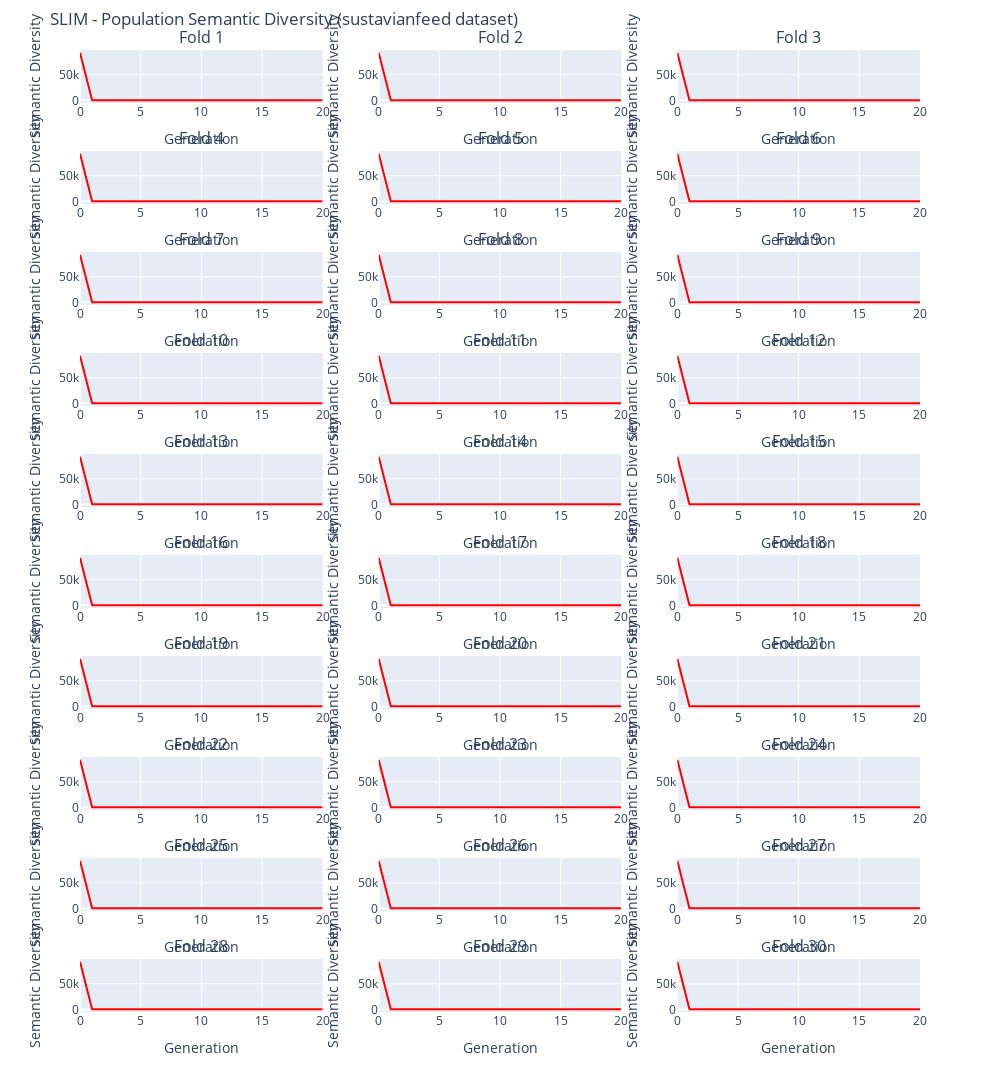

Notebook code for this chart:
### Markdown cell above
Fitness diversity drops almost imeadiatley to close to zero as soon as the model starts iterating. This means that our model is learning too fast, pending heavily towards explotation and neglecting exploration. All solutions are similar meaning the we are facing early convergence.

### Code cell
plot_population_semantic_diversity_logs(
    model_name='SLIM',
    n_folds=n_outer_cv,
    dataset_name='sustavianfeed'
)

### Figure 1 — Plotly figure (JSON) as saved in the notebook; plotly's stock layout.template omitted (floating-point values rounded to 4 significant figures)
{"data": [{"line": {"color": "red"}, "mode": "lines", "name": "Fold 1", "showlegend": false, "type": "scatter", "xaxis": "x", "y": [91950.0, 326.5, 104.9, 166.9, 280.1, 343.3, 387.3, 291.3, 265.2, 218.6, 279.7, 224.0, 256.8, 228.7, 207.6, 227.9, 230.0, 267.1, 260.2, 222.8, 221.9], "yaxis": "y"}, {"line": {"color": "red"}, "mode": "lines", "name": "Fold 2", "showlegend": false, "type": "scatter", "xaxis": "x2", "y": [93040.0, 327.7, 104.9, 167.1, 280.7, 344.1, 388.3, 292.2, 266.2, 219.2, 287.6, 242.5, 217.7, 197.2, 207.7, 175.3, 163.8, 199.2, 176.7, 205.3, 170.4], "yaxis": "y2"}, {"line": {"color": "red"}, "mode": "lines", "name": "Fold 3", "showlegend": false, "type": "scatter", "xaxis": "x3", "y": [93240.0, 326.5, 104.7, 166.7, 288.9, 371.2, 361.9, 280.0, 276.7, 239.2, 255.8, 215.7, 289.3, 205.7, 287.0, 215.0, 252.6, 235.5, 293.0, 238.7, 262.8], "yaxis": "y3"}, {"line": {"color": "red"}, "mode": "lines", "name": "Fold 4", "showlegend": false, "type": "scatter", "xaxis": "x4", "y": [93240.0, 327.9, 105.0, 167.3, 280.5, 343.6, 387.2, 290.7, 264.4, 216.0, 274.1, 223.6, 210.9, 212.6, 225.4, 200.7, 240.0, 289.9, 290.6, 238.5, 264.4], "yaxis": "y4"}, {"line": {"color": "red"}, "mode": "lines", "name": "Fold 5", "showlegend": false, "type": "scatter", "xaxis": "x5", "y": [92920.0, 323.8, 104.7, 166.8, 280.0, 343.2, 386.9, 290.7, 265.0, 218.4, 282.2, 226.1, 257.0, 228.8, 207.8, 228.0, 231.0, 227.2, 198.9, 237.6, 208.6], "yaxis": "y5"}, {"line": {"color": "red"}, "mode": "lines", "name": "Fold 6", "showlegend": false, "type": "scatter", "xaxis": "x6", "y": [93040.0, 327.7, 104.8, 166.9, 280.2, 343.5, 387.5, 291.4, 265.7, 218.8, 282.5, 224.1, 257.3, 229.1, 208.0, 228.1, 230.2, 267.7, 260.4, 223.0, 223.2], "yaxis": "y6"}, {"line": {"color": "red"}, "mode": "lines", "name": "Fold 7", "showlegend": false, "type": "scatter", "xaxis": "x7", "y": [93410.0, 278.3, 168.5, 158.1, 226.5, 344.6, 358.5, 307.0, 300.3, 280.5, 278.6, 311.8, 212.8, 272.4, 239.1, 263.3, 295.9, 242.9, 212.9, 289.8, 213.9], "yaxis": "y7"}, {"line": {"color": "red"}, "mode": "lines", "name": "Fold 8", "showlegend": false, "type": "scatter", "xaxis": "x8", "y": [93240.0, 329.0, 105.5, 168.0, 281.8, 345.4, 389.5, 292.9, 266.6, 219.7, 275.9, 229.0, 258.3, 229.4, 229.5, 239.9, 241.6, 213.8, 235.0, 253.4, 263.5], "yaxis": "y8"}, {"line": {"color": "red"}, "mode": "lines", "name": "Fold 9", "showlegend": false, "type": "scatter", "xaxis": "x9", "y": [93380.0, 329.2, 105.5, 168.0, 281.9, 345.5, 389.6, 292.7, 266.5, 219.6, 281.3, 225.1, 258.4, 229.9, 208.7, 229.2, 231.3, 268.8, 261.6, 224.1, 224.2], "yaxis": "y9"}, {"line": {"color": "red"}, "mode": "lines", "name": "Fold 10", "showlegend": false, "type": "scatter", "xaxis": "x10", "y": [93160.0, 328.8, 105.4, 167.8, 281.3, 344.6, 388.4, 291.7, 265.6, 217.0, 275.2, 224.7, 211.9, 213.5, 226.4, 199.6, 232.7, 222.7, 253.4, 253.4, 239.8], "yaxis": "y10"}, {"line": {"color": "red"}, "mode": "lines", "name": "Fold 11", "showlegend": false, "type": "scatter", "xaxis": "x11", "y": [93390.0, 329.1, 105.4, 167.9, 281.7, 345.2, 389.3, 292.7, 266.5, 219.6, 275.7, 228.8, 220.2, 225.9, 235.7, 191.6, 225.7, 222.9, 280.8, 217.6, 224.4], "yaxis": "y11"}, {"line": {"color": "red"}, "mode": "lines", "name": "Fold 12", "showlegend": false, "type": "scatter", "xaxis": "x12", "y": [93260.0, 329.0, 105.4, 167.8, 281.7, 345.3, 389.5, 293.0, 266.9, 219.8, 281.4, 225.2, 258.4, 229.5, 229.2, 240.1, 232.2, 237.3, 234.0, 262.7, 235.9], "yaxis": "y12"}, {"line": {"color": "red"}, "mode": "lines", "name": "Fold 13", "showlegend": false, "type": "scatter", "xaxis": "x13", "y": [93380.0, 329.1, 105.5, 168.0, 281.8, 345.4, 389.3, 292.6, 266.3, 219.4, 275.6, 228.8, 220.1, 224.4, 235.6, 191.5, 225.6, 222.8, 280.6, 217.5, 224.4], "yaxis": "y13"}, {"line": {"color": "red"}, "mode": "lines", "name": "Fold 14", "showlegend": false, "type": "scatter", "xaxis": "x14", "y": [93140.0, 328.9, 105.5, 167.9, 281.8, 345.3, 389.4, 292.8, 266.5, 219.7, 275.8, 229.0, 258.2, 229.3, 229.5, 239.9, 242.1, 233.3, 254.1, 227.2, 231.2], "yaxis": "y14"}, {"line": {"color": "red"}, "mode": "lines", "name": "Fold 15", "showlegend": false, "type": "scatter", "xaxis": "x15", "y": [93620.0, 328.4, 105.5, 168.0, 281.8, 345.3, 389.2, 292.4, 266.1, 219.4, 275.5, 228.8, 220.0, 225.7, 235.6, 191.4, 225.5, 222.6, 279.6, 229.9, 231.6], "yaxis": "y15"}, {"line": {"color": "red"}, "mode": "lines", "name": "Fold 16", "showlegend": false, "type": "scatter", "xaxis": "x16", "y": [93030.0, 328.8, 105.3, 167.6, 281.3, 344.8, 388.8, 292.4, 266.4, 219.5, 260.1, 208.3, 220.8, 225.9, 259.1, 212.4, 268.2, 228.4, 248.2, 217.5, 220.5], "yaxis": "y16"}, {"line": {"color": "red"}, "mode": "lines", "name": "Fold 17", "showlegend": false, "type": "scatter", "xaxis": "x17", "y": [93430.0, 327.6, 105.5, 168.0, 281.9, 345.5, 389.6, 292.7, 266.4, 219.6, 275.8, 228.9, 220.3, 224.5, 235.8, 191.7, 225.8, 222.9, 279.9, 230.1, 231.9], "yaxis": "y17"}, {"line": {"color": "red"}, "mode": "lines", "name": "Fold 18", "showlegend": false, "type": "scatter", "xaxis": "x18", "y": [93130.0, 328.0, 104.6, 170.2, 276.3, 396.1, 392.1, 323.4, 195.5, 233.9, 174.3, 211.6, 168.9, 204.0, 166.9, 221.1, 166.5, 231.1, 207.8, 237.4, 177.9], "yaxis": "y18"}, {"line": {"color": "red"}, "mode": "lines", "name": "Fold 19", "showlegend": false, "type": "scatter", "xaxis": "x19", "y": [93480.0, 329.2, 105.5, 167.9, 281.9, 345.6, 389.8, 293.1, 266.9, 219.9, 281.5, 225.2, 258.5, 229.6, 229.3, 240.1, 232.3, 237.4, 234.0, 262.7, 235.8], "yaxis": "y19"}, {"line": {"color": "red"}, "mode": "lines", "name": "Fold 20", "showlegend": false, "type": "scatter", "xaxis": "x20", "y": [93650.0, 329.6, 105.7, 168.4, 282.7, 346.5, 390.8, 293.8, 267.3, 220.3, 282.0, 225.0, 261.0, 239.8, 221.5, 239.0, 229.8, 239.7, 235.6, 200.7, 163.5], "yaxis": "y20"}, {"line": {"color": "red"}, "mode": "lines", "name": "Fold 21", "showlegend": false, "type": "scatter", "xaxis": "x21", "y": [93220.0, 329.1, 105.6, 168.1, 282.2, 346.0, 390.3, 293.6, 267.3, 220.2, 281.8, 225.1, 260.7, 239.5, 221.2, 219.4, 235.1, 249.4, 248.3, 259.8, 239.4], "yaxis": "y21"}, {"line": {"color": "red"}, "mode": "lines", "name": "Fold 22", "showlegend": false, "type": "scatter", "xaxis": "x22", "y": [93350.0, 329.2, 105.6, 168.1, 282.1, 345.7, 389.8, 292.6, 266.1, 219.5, 281.2, 225.0, 258.2, 229.4, 229.1, 239.9, 232.1, 237.6, 234.0, 259.5, 235.0], "yaxis": "y22"}, {"line": {"color": "red"}, "mode": "lines", "name": "Fold 23", "showlegend": false, "type": "scatter", "xaxis": "x23", "y": [92590.0, 328.2, 105.3, 167.6, 281.2, 344.5, 388.4, 292.0, 266.0, 219.2, 275.3, 228.6, 219.7, 225.6, 235.2, 192.0, 227.2, 226.2, 260.6, 236.7, 226.1], "yaxis": "y23"}, {"line": {"color": "red"}, "mode": "lines", "name": "Fold 24", "showlegend": false, "type": "scatter", "xaxis": "x24", "y": [92920.0, 328.6, 105.4, 167.8, 281.7, 345.2, 389.3, 292.8, 266.6, 219.7, 275.8, 228.9, 258.2, 229.3, 229.4, 239.9, 242.0, 233.2, 254.0, 227.2, 231.1], "yaxis": "y24"}, {"line": {"color": "red"}, "mode": "lines", "name": "Fold 25", "showlegend": false, "type": "scatter", "xaxis": "x25", "y": [93170.0, 328.8, 105.5, 167.9, 281.8, 345.3, 389.3, 292.6, 266.3, 219.5, 275.7, 228.8, 220.1, 224.5, 235.8, 191.6, 225.7, 222.9, 280.9, 217.6, 225.4], "yaxis": "y25"}, {"line": {"color": "red"}, "mode": "lines", "name": "Fold 26", "showlegend": false, "type": "scatter", "xaxis": "x26", "y": [93470.0, 329.2, 105.5, 168.0, 281.9, 345.5, 389.6, 292.9, 266.6, 219.7, 275.8, 229.0, 220.3, 224.6, 235.8, 191.7, 225.8, 223.0, 281.0, 217.7, 225.5], "yaxis": "y26"}, {"line": {"color": "red"}, "mode": "lines", "name": "Fold 27", "showlegend": false, "type": "scatter", "xaxis": "x27", "y": [93390.0, 327.6, 105.5, 168.0, 281.9, 345.4, 389.5, 292.7, 266.4, 219.6, 275.7, 229.0, 220.2, 224.5, 235.8, 191.6, 225.8, 222.9, 280.9, 217.7, 225.5], "yaxis": "y27"}, {"line": {"color": "red"}, "mode": "lines", "name": "Fold 28", "showlegend": false, "type": "scatter", "xaxis": "x28", "y": [92590.0, 328.2, 105.3, 167.6, 281.2, 344.6, 388.6, 292.1, 266.0, 219.3, 275.4, 228.6, 219.8, 225.7, 235.4, 191.4, 226.8, 226.5, 260.7, 236.9, 225.9], "yaxis": "y28"}, {"line": {"color": "red"}, "mode": "lines", "name": "Fold 29", "showlegend": false, "type": "scatter", "xaxis": "x29", "y": [93140.0, 328.9, 105.5, 168.0, 281.6, 344.9, 388.6, 291.6, 265.2, 216.9, 275.1, 224.6, 211.8, 213.5, 226.4, 199.5, 232.6, 222.6, 253.3, 251.2, 239.6], "yaxis": "y29"}, {"line": {"color": "red"}, "mode": "lines", "name": "Fold 30", "showlegend": false, "type": "scatter", "xaxis": "x30", "y": [93280.0, 329.1, 105.6, 168.0, 282.0, 345.7, 389.9, 293.1, 266.8, 219.9, 281.4, 225.3, 258.4, 229.5, 229.2, 240.0, 231.6, 250.1, 243.5, 241.4, 207.6], "yaxis": "y30"}], "layout": {"annotations": [{"font": {"size": 16}, "showarrow": false, "text": "Fold 1", "x": 0.1444, "xanchor": "center", "xref": "paper", "y": 1, "yanchor": "bottom", "yref": "paper"}, {"font": {"size": 16}, "showarrow": false, "text": "Fold 2", "x": 0.5, "xanchor": "center", "xref": "paper", "y": 1, "yanchor": "bottom", "yref": "paper"}, {"font": {"size": 16}, "showarrow": false, "text": "Fold 3", "x": 0.8556, "xanchor": "center", "xref": "paper", "y": 1, "yanchor": "bottom", "yref": "paper"}, {"font": {"size": 16}, "showarrow": false, "text": "Fold 4", "x": 0.1444, "xanchor": "center", "xref": "paper", "y": 0.895, "yanchor": "bottom", "yref": "paper"}, {"font": {"size": 16}, "showarrow": false, "text": "Fold 5", "x": 0.5, "xanchor": "center", "xref": "paper", "y": 0.895, "yanchor": "bottom", "yref": "paper"}, {"font": {"size": 16}, "showarrow": false, "text": "Fold 6", "x": 0.8556, "xanchor": "center", "xref": "paper", "y": 0.895, "yanchor": "bottom", "yref": "paper"}, {"font": {"size": 16}, "showarrow": false, "text": "Fold 7", "x": 0.1444, "xanchor": "center", "xref": "paper", "y": 0.79, "yanchor": "bottom", "yref": "paper"}, {"font": {"size": 16}, "showarrow": false, "text": "Fold 8", "x": 0.5, "xanchor": "center", "xref": "paper", "y": 0.79, "yanchor": "bottom", "yref": "paper"}, {"font": {"size": 16}, "showarrow": false, "text": "Fold 9", "x": 0.8556, "xanchor": "center", "xref": "paper", "y": 0.79, "yanchor": "bottom", "yref": "paper"}, {"font": {"size": 16}, "showarrow": false, "text": "Fold 10", "x": 0.1444, "xanchor": "center", "xref": "paper", "y": 0.685, "yanchor": "bottom", "yref": "paper"}, {"font": {"size": 16}, "showarrow": false, "text": "Fold 11", "x": 0.5, "xanchor": "center", "xref": "paper", "y": 0.685, "yanchor": "bottom", "yref": "paper"}, {"font": {"size": 16}, "showarrow": false, "text": "Fold 12", "x": 0.8556, "xanchor": "center", "xref": "paper", "y": 0.685, "yanchor": "bottom", "yref": "paper"}, {"font": {"size": 16}, "showarrow": false, "text": "Fold 13", "x": 0.1444, "xanchor": "center", "xref": "paper", "y": 0.58, "yanchor": "bottom", "yref": "paper"}, {"font": {"size": 16}, "showarrow": false, "text": "Fold 14", "x": 0.5, "xanchor": "center", "xref": "paper", "y": 0.58, "yanchor": "bottom", "yref": "paper"}, {"font": {"size": 16}, "showarrow": false, "text": "Fold 15", "x": 0.8556, "xanchor": "center", "xref": "paper", "y": 0.58, "yanchor": "bottom", "yref": "paper"}, {"font": {"size": 16}, "showarrow": false, "text": "Fold 16", "x": 0.1444, "xanchor": "center", "xref": "paper", "y": 0.475, "yanchor": "bottom", "yref": "paper"}, {"font": {"size": 16}, "showarrow": false, "text": "Fold 17", "x": 0.5, "xanchor": "center", "xref": "paper", "y": 0.475, "yanchor": "bottom", "yref": "paper"}, {"font": {"size": 16}, "showarrow": false, "text": "Fold 18", "x": 0.8556, "xanchor": "center", "xref": "paper", "y": 0.475, "yanchor": "bottom", "yref": "paper"}, {"font": {"size": 16}, "showarrow": false, "text": "Fold 19", "x": 0.1444, "xanchor": "center", "xref": "paper", "y": 0.37, "yanchor": "bottom", "yref": "paper"}, {"font": {"size": 16}, "showarrow": false, "text": "Fold 20", "x": 0.5, "xanchor": "center", "xref": "paper", "y": 0.37, "yanchor": "bottom", "yref": "paper"}, {"font": {"size": 16}, "showarrow": false, "text": "Fold 21", "x": 0.8556, "xanchor": "center", "xref": "paper", "y": 0.37, "yanchor": "bottom", "yref": "paper"}, {"font": {"size": 16}, "showarrow": false, "text": "Fold 22", "x": 0.1444, "xanchor": "center", "xref": "paper", "y": 0.265, "yanchor": "bottom", "yref": "paper"}, {"font": {"size": 16}, "showarrow": false, "text": "Fold 23", "x": 0.5, "xanchor": "center", "xref": "paper", "y": 0.265, "yanchor": "bottom", "yref": "paper"}, {"font": {"size": 16}, "showarrow": false, "text": "Fold 24", "x": 0.8556, "xanchor": "center", "xref": "paper", "y": 0.265, "yanchor": "bottom", "yref": "paper"}, {"font": {"size": 16}, "showarrow": false, "text": "Fold 25", "x": 0.1444, "xanchor": "center", "xref": "paper", "y": 0.16, "yanchor": "bottom", "yref": "paper"}, {"font": {"size": 16}, "showarrow": false, "text": "Fold 26", "x": 0.5, "xanchor": "center", "xref": "paper", "y": 0.16, "yanchor": "bottom", "yref": "paper"}, {"font": {"size": 16}, "showarrow": false, "text": "Fold 27", "x": 0.8556, "xanchor": "center", "xref": "paper", "y": 0.16, "yanchor": "bottom", "yref": "paper"}, {"font": {"size": 16}, "showarrow": false, "text": "Fold 28", "x": 0.1444, "xanchor": "center", "xref": "paper", "y": 0.055, "yanchor": "bottom", "yref": "paper"}, {"font": {"size": 16}, "showarrow": false, "text": "Fold 29", "x": 0.5, "xanchor": "center", "xref": "paper", "y": 0.055, "yanchor": "bottom", "yref": "paper"}, {"font": {"size": 16}, "showarrow": false, "text": "Fold 30", "x": 0.8556, "xanchor": "center", "xref": "paper", "y": 0.055, "yanchor": "bottom", "yref": "paper"}], "height": 4000, "margin": {"t": 50}, "title": {"text": "SLIM - Population Semantic Diversity (sustavianfeed dataset)"}, "width": 1000, "xaxis": {"anchor": "y", "domain": [0, 0.2889], "title": {"text": "Generation"}}, "xaxis10": {"anchor": "y10", "domain": [0, 0.2889], "title": {"text": "Generation"}}, "xaxis11": {"anchor": "y11", "domain": [0.3556, 0.6444], "title": {"text": "Generation"}}, "xaxis12": {"anchor": "y12", "domain": [0.7111, 1], "title": {"text": "Generation"}}, "xaxis13": {"anchor": "y13", "domain": [0, 0.2889], "title": {"text": "Generation"}}, "xaxis14": {"anchor": "y14", "domain": [0.3556, 0.6444], "title": {"text": "Generation"}}, "xaxis15": {"anchor": "y15", "domain": [0.7111, 1], "title": {"text": "Generation"}}, "xaxis16": {"anchor": "y16", "domain": [0, 0.2889], "title": {"text": "Generation"}}, "xaxis17": {"anchor": "y17", "domain": [0.3556, 0.6444], "title": {"text": "Generation"}}, "xaxis18": {"anchor": "y18", "domain": [0.7111, 1], "title": {"text": "Generation"}}, "xaxis19": {"anchor": "y19", "domain": [0, 0.2889], "title": {"text": "Generation"}}, "xaxis2": {"anchor": "y2", "domain": [0.3556, 0.6444], "title": {"text": "Generation"}}, "xaxis20": {"anchor": "y20", "domain": [0.3556, 0.6444], "title": {"text": "Generation"}}, "xaxis21": {"anchor": "y21", "domain": [0.7111, 1], "title": {"text": "Generation"}}, "xaxis22": {"anchor": "y22", "domain": [0, 0.2889], "title": {"text": "Generation"}}, "xaxis23": {"anchor": "y23", "domain": [0.3556, 0.6444], "title": {"text": "Generation"}}, "xaxis24": {"anchor": "y24", "domain": [0.7111, 1], "title": {"text": "Generation"}}, "xaxis25": {"anchor": "y25", "domain": [0, 0.2889], "title": {"text": "Generation"}}, "xaxis26": {"anchor": "y26", "domain": [0.3556, 0.6444], "title": {"text": "Generation"}}, "xaxis27": {"anchor": "y27", "domain": [0.7111, 1], "title": {"text": "Generation"}}, "xaxis28": {"anchor": "y28", "domain": [0, 0.2889], "title": {"text": "Generation"}}, "xaxis29": {"anchor": "y29", "domain": [0.3556, 0.6444], "title": {"text": "Generation"}}, "xaxis3": {"anchor": "y3", "domain": [0.7111, 1], "title": {"text": "Generation"}}, "xaxis30": {"anchor": "y30", "domain": [0.7111, 1], "title": {"text": "Generation"}}, "xaxis4": {"anchor": "y4", "domain": [0, 0.2889], "title": {"text": "Generation"}}, "xaxis5": {"anchor": "y5", "domain": [0.3556, 0.6444], "title": {"text": "Generation"}}, "xaxis6": {"anchor": "y6", "domain": [0.7111, 1], "title": {"text": "Generation"}}, "xaxis7": {"anchor": "y7", "domain": [0, 0.2889], "title": {"text": "Generation"}}, "xaxis8": {"anchor": "y8", "domain": [0.3556, 0.6444], "title": {"text": "Generation"}}, "xaxis9": {"anchor": "y9", "domain": [0.7111, 1], "title": {"text": "Generation"}}, "yaxis": {"anchor": "x", "domain": [0.945, 1], "range": [0, null], "title": {"text": "Semantic Diversity"}}, "yaxis10": {"anchor": "x10", "domain": [0.63, 0.685], "range": [0, null], "title": {"text": "Semantic Diversity"}}, "yaxis11": {"anchor": "x11", "domain": [0.63, 0.685], "range": [0, null], "title": {"text": "Semantic Diversity"}}, "yaxis12": {"anchor": "x12", "domain": [0.63, 0.685], "range": [0, null], "title": {"text": "Semantic Diversity"}}, "yaxis13": {"anchor": "x13", "domain": [0.525, 0.58], "range": [0, null], "title": {"text": "Semantic Diversity"}}, "yaxis14": {"anchor": "x14", "domain": [0.525, 0.58], "range": [0, null], "title": {"text": "Semantic Diversity"}}, "yaxis15": {"anchor": "x15", "domain": [0.525, 0.58], "range": [0, null], "title": {"text": "Semantic Diversity"}}, "yaxis16": {"anchor": "x16", "domain": [0.42, 0.475], "range": [0, null], "title": {"text": "Semantic Diversity"}}, "yaxis17": {"anchor": "x17", "domain": [0.42, 0.475], "range": [0, null], "title": {"text": "Semantic Diversity"}}, "yaxis18": {"anchor": "x18", "domain": [0.42, 0.475], "range": [0, null], "title": {"text": "Semantic Diversity"}}, "yaxis19": {"anchor": "x19", "domain": [0.315, 0.37], "range": [0, null], "title": {"text": "Semantic Diversity"}}, "yaxis2": {"anchor": "x2", "domain": [0.945, 1], "range": [0, null], "title": {"text": "Semantic Diversity"}}, "yaxis20": {"anchor": "x20", "domain": [0.315, 0.37], "range": [0, null], "title": {"text": "Semantic Diversity"}}, "yaxis21": {"anchor": "x21", "domain": [0.315, 0.37], "range": [0, null], "title": {"text": "Semantic Diversity"}}, "yaxis22": {"anchor": "x22", "domain": [0.21, 0.265], "range": [0, null], "title": {"text": "Semantic Diversity"}}, "yaxis23": {"anchor": "x23", "domain": [0.21, 0.265], "range": [0, null], "title": {"text": "Semantic Diversity"}}, "yaxis24": {"anchor": "x24", "domain": [0.21, 0.265], "range": [0, null], "title": {"text": "Semantic Diversity"}}, "yaxis25": {"anchor": "x25", "domain": [0.105, 0.16], "range": [0, null], "title": {"text": "Semantic Diversity"}}, "yaxis26": {"anchor": "x26", "domain": [0.105, 0.16], "range": [0, null], "title": {"text": "Semantic Diversity"}}, "yaxis27": {"anchor": "x27", "domain": [0.105, 0.16], "range": [0, null], "title": {"text": "Semantic Diversity"}}, "yaxis28": {"anchor": "x28", "domain": [0, 0.055], "range": [0, null], "title": {"text": "Semantic Diversity"}}, "yaxis29": {"anchor": "x29", "domain": [0, 0.055], "range": [0, null], "title": {"text": "Semantic Diversity"}}, "yaxis3": {"anchor": "x3", "domain": [0.945, 1], "range": [0, null], "title": {"text": "Semantic Diversity"}}, "yaxis30": {"anchor": "x30", "domain": [0, 0.055], "range": [0, null], "title": {"text": "Semantic Diversity"}}, "yaxis4": {"anchor": "x4", "domain": [0.84, 0.895], "range": [0, null], "title": {"text": "Semantic Diversity"}}, "yaxis5": {"anchor": "x5", "domain": [0.84, 0.895], "range": [0, null], "title": {"text": "Semantic Diversity"}}, "yaxis6": {"anchor": "x6", "domain": [0.84, 0.895], "range": [0, null], "title": {"text": "Semantic Diversity"}}, "yaxis7": {"anchor": "x7", "domain": [0.735, 0.79], "range": [0, null], "title": {"text": "Semantic Diversity"}}, "yaxis8": {"anchor": "x8", "domain": [0.735, 0.79], "range": [0, null], "title": {"text": "Semantic Diversity"}}, "yaxis9": {"anchor": "x9", "domain": [0.735, 0.79], "range": [0, null], "title": {"text": "Semantic Diversity"}}}}
